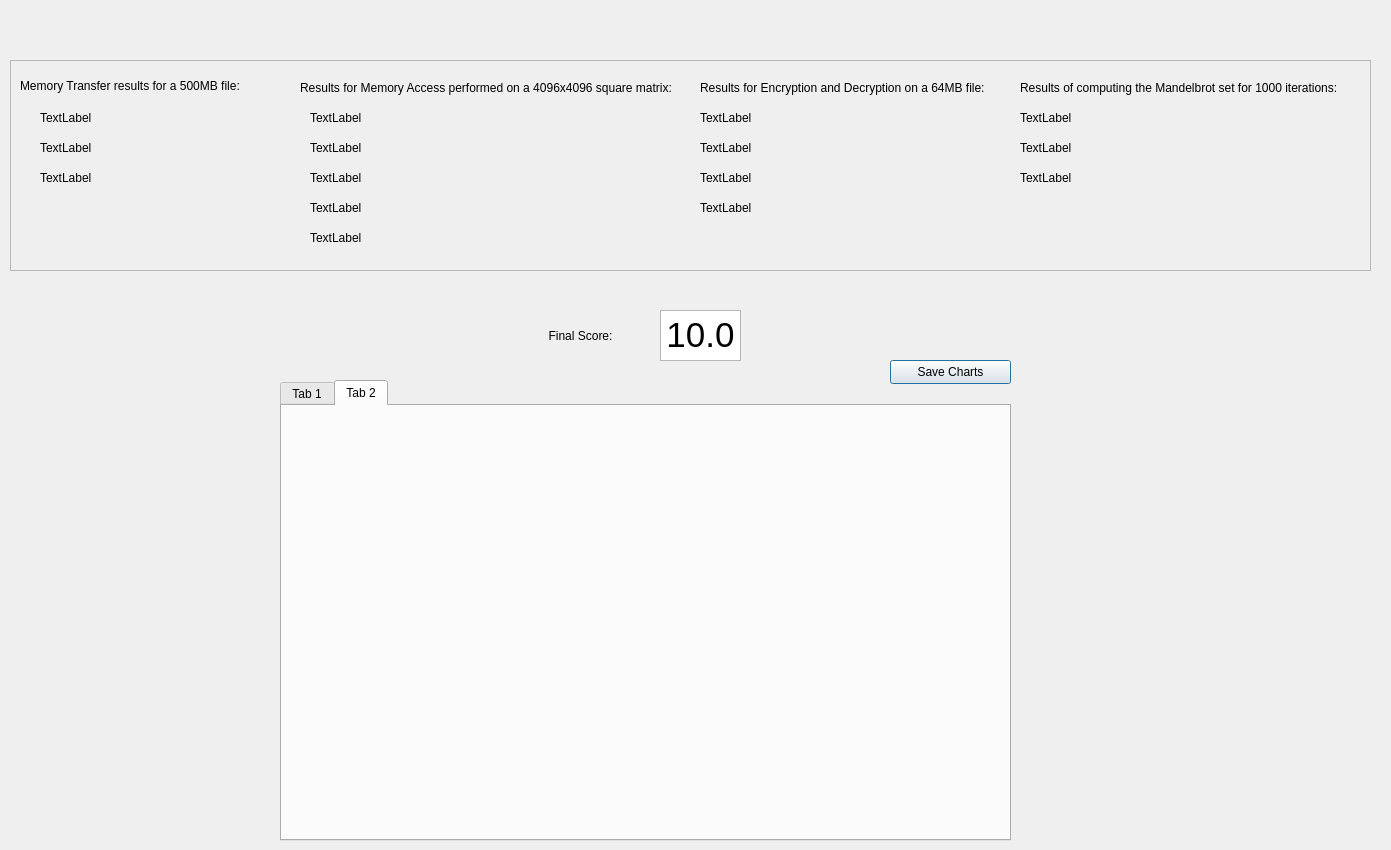
<?xml version="1.0" encoding="UTF-8"?>
<ui version="4.0">
 <class>RESDPcgrader</class>
 <widget class="QDialog" name="RESDPcgrader">
  <property name="geometry">
   <rect>
    <x>0</x>
    <y>0</y>
    <width>1391</width>
    <height>850</height>
   </rect>
  </property>
  <property name="windowTitle">
   <string>Dialog</string>
  </property>
  <widget class="QLabel" name="labelMemTransferText">
   <property name="geometry">
    <rect>
     <x>20</x>
     <y>70</y>
     <width>261</width>
     <height>31</height>
    </rect>
   </property>
   <property name="text">
    <string>Memory Transfer results for a 500MB file:</string>
   </property>
  </widget>
  <widget class="QLabel" name="labelMemtrsRuns">
   <property name="geometry">
    <rect>
     <x>40</x>
     <y>110</y>
     <width>141</width>
     <height>16</height>
    </rect>
   </property>
   <property name="text">
    <string>TextLabel</string>
   </property>
  </widget>
  <widget class="QLabel" name="labelMemtrsTimeExec">
   <property name="geometry">
    <rect>
     <x>40</x>
     <y>140</y>
     <width>151</width>
     <height>16</height>
    </rect>
   </property>
   <property name="text">
    <string>TextLabel</string>
   </property>
  </widget>
  <widget class="QLabel" name="labelMemtrsMBRate">
   <property name="geometry">
    <rect>
     <x>40</x>
     <y>170</y>
     <width>201</width>
     <height>16</height>
    </rect>
   </property>
   <property name="text">
    <string>TextLabel</string>
   </property>
  </widget>
  <widget class="QLabel" name="labelMemaccText">
   <property name="geometry">
    <rect>
     <x>300</x>
     <y>80</y>
     <width>381</width>
     <height>16</height>
    </rect>
   </property>
   <property name="text">
    <string>Results for Memory Access performed on a 4096x4096 square matrix:</string>
   </property>
  </widget>
  <widget class="QLabel" name="labelMemaccRuns">
   <property name="geometry">
    <rect>
     <x>310</x>
     <y>110</y>
     <width>211</width>
     <height>16</height>
    </rect>
   </property>
   <property name="text">
    <string>TextLabel</string>
   </property>
  </widget>
  <widget class="QLabel" name="labelMemaccTimeBest">
   <property name="geometry">
    <rect>
     <x>310</x>
     <y>140</y>
     <width>221</width>
     <height>16</height>
    </rect>
   </property>
   <property name="text">
    <string>TextLabel</string>
   </property>
  </widget>
  <widget class="QLabel" name="labelMemaccOpsBest">
   <property name="geometry">
    <rect>
     <x>310</x>
     <y>170</y>
     <width>241</width>
     <height>16</height>
    </rect>
   </property>
   <property name="text">
    <string>TextLabel</string>
   </property>
  </widget>
  <widget class="QLabel" name="labelMemaccTimeWorst">
   <property name="geometry">
    <rect>
     <x>310</x>
     <y>200</y>
     <width>231</width>
     <height>16</height>
    </rect>
   </property>
   <property name="text">
    <string>TextLabel</string>
   </property>
  </widget>
  <widget class="QLabel" name="labelMemaccOpsWorst">
   <property name="geometry">
    <rect>
     <x>310</x>
     <y>230</y>
     <width>201</width>
     <height>16</height>
    </rect>
   </property>
   <property name="text">
    <string>TextLabel</string>
   </property>
  </widget>
  <widget class="QLabel" name="labelIntText">
   <property name="geometry">
    <rect>
     <x>700</x>
     <y>80</y>
     <width>321</width>
     <height>16</height>
    </rect>
   </property>
   <property name="text">
    <string>Results for Encryption and Decryption on a 64MB file:</string>
   </property>
  </widget>
  <widget class="QLabel" name="labelIntRuns">
   <property name="geometry">
    <rect>
     <x>700</x>
     <y>110</y>
     <width>231</width>
     <height>16</height>
    </rect>
   </property>
   <property name="text">
    <string>TextLabel</string>
   </property>
  </widget>
  <widget class="QLabel" name="labelIntTimeExec">
   <property name="geometry">
    <rect>
     <x>700</x>
     <y>140</y>
     <width>241</width>
     <height>16</height>
    </rect>
   </property>
   <property name="text">
    <string>TextLabel</string>
   </property>
  </widget>
  <widget class="QLabel" name="labelIntOpsExec">
   <property name="geometry">
    <rect>
     <x>700</x>
     <y>170</y>
     <width>221</width>
     <height>16</height>
    </rect>
   </property>
   <property name="text">
    <string>TextLabel</string>
   </property>
  </widget>
  <widget class="QLabel" name="labelIntTimeWrite">
   <property name="geometry">
    <rect>
     <x>700</x>
     <y>200</y>
     <width>221</width>
     <height>16</height>
    </rect>
   </property>
   <property name="text">
    <string>TextLabel</string>
   </property>
  </widget>
  <widget class="QLabel" name="labelFlopText">
   <property name="geometry">
    <rect>
     <x>1020</x>
     <y>80</y>
     <width>321</width>
     <height>16</height>
    </rect>
   </property>
   <property name="text">
    <string>Results of computing the Mandelbrot set for 1000 iterations:</string>
   </property>
  </widget>
  <widget class="QLabel" name="labelFlopRuns">
   <property name="geometry">
    <rect>
     <x>1020</x>
     <y>110</y>
     <width>241</width>
     <height>16</height>
    </rect>
   </property>
   <property name="text">
    <string>TextLabel</string>
   </property>
  </widget>
  <widget class="QLabel" name="labelFlopTimeExec">
   <property name="geometry">
    <rect>
     <x>1020</x>
     <y>140</y>
     <width>271</width>
     <height>16</height>
    </rect>
   </property>
   <property name="text">
    <string>TextLabel</string>
   </property>
  </widget>
  <widget class="QLabel" name="labelFlopOpsExec">
   <property name="geometry">
    <rect>
     <x>1020</x>
     <y>170</y>
     <width>261</width>
     <height>16</height>
    </rect>
   </property>
   <property name="text">
    <string>TextLabel</string>
   </property>
  </widget>
  <widget class="QTabWidget" name="tabWidget">
   <property name="geometry">
    <rect>
     <x>280</x>
     <y>380</y>
     <width>731</width>
     <height>461</height>
    </rect>
   </property>
   <property name="currentIndex">
    <number>1</number>
   </property>
   <widget class="QWidget" name="tab_3">
    <attribute name="title">
     <string>Tab 1</string>
    </attribute>
   </widget>
   <widget class="QWidget" name="tab_4">
    <attribute name="title">
     <string>Tab 2</string>
    </attribute>
   </widget>
  </widget>
  <widget class="QFrame" name="frame">
   <property name="geometry">
    <rect>
     <x>10</x>
     <y>60</y>
     <width>1361</width>
     <height>211</height>
    </rect>
   </property>
   <property name="frameShape">
    <enum>QFrame::Shape::StyledPanel</enum>
   </property>
   <property name="frameShadow">
    <enum>QFrame::Shadow::Raised</enum>
   </property>
  </widget>
  <widget class="QPushButton" name="btnSaveCharts">
   <property name="geometry">
    <rect>
     <x>890</x>
     <y>360</y>
     <width>121</width>
     <height>24</height>
    </rect>
   </property>
   <property name="text">
    <string>Save Charts</string>
   </property>
  </widget>
  <widget class="QTextEdit" name="textEdit">
   <property name="geometry">
    <rect>
     <x>660</x>
     <y>310</y>
     <width>81</width>
     <height>51</height>
    </rect>
   </property>
   <property name="verticalScrollBarPolicy">
    <enum>Qt::ScrollBarPolicy::ScrollBarAlwaysOff</enum>
   </property>
   <property name="readOnly">
    <bool>true</bool>
   </property>
   <property name="html">
    <string>&lt;!DOCTYPE HTML PUBLIC &quot;-//W3C//DTD HTML 4.0//EN&quot; &quot;http://www.w3.org/TR/REC-html40/strict.dtd&quot;&gt;
&lt;html&gt;&lt;head&gt;&lt;meta name=&quot;qrichtext&quot; content=&quot;1&quot; /&gt;&lt;meta charset=&quot;utf-8&quot; /&gt;&lt;style type=&quot;text/css&quot;&gt;
p, li { white-space: pre-wrap; }
hr { height: 1px; border-width: 0; }
li.unchecked::marker { content: &quot;\2610&quot;; }
li.checked::marker { content: &quot;\2612&quot;; }
&lt;/style&gt;&lt;/head&gt;&lt;body style=&quot; font-family:'Segoe UI'; font-size:9pt; font-weight:400; font-style:normal;&quot;&gt;
&lt;p align=&quot;center&quot; style=&quot; margin-top:0px; margin-bottom:0px; margin-left:0px; margin-right:0px; -qt-block-indent:0; text-indent:0px;&quot;&gt;&lt;span style=&quot; font-size:26pt;&quot;&gt;10.0&lt;/span&gt;&lt;/p&gt;
&lt;p align=&quot;center&quot; style=&quot;-qt-paragraph-type:empty; margin-top:0px; margin-bottom:0px; margin-left:0px; margin-right:0px; -qt-block-indent:0; text-indent:0px; font-size:26pt;&quot;&gt;&lt;br /&gt;&lt;/p&gt;&lt;/body&gt;&lt;/html&gt;</string>
   </property>
  </widget>
  <widget class="QLabel" name="label">
   <property name="geometry">
    <rect>
     <x>510</x>
     <y>310</y>
     <width>141</width>
     <height>51</height>
    </rect>
   </property>
   <property name="text">
    <string>Final Score:</string>
   </property>
   <property name="alignment">
    <set>Qt::AlignmentFlag::AlignCenter</set>
   </property>
  </widget>
  <zorder>frame</zorder>
  <zorder>tabWidget</zorder>
  <zorder>labelMemaccTimeBest</zorder>
  <zorder>labelMemaccTimeWorst</zorder>
  <zorder>labelIntOpsExec</zorder>
  <zorder>labelMemtrsMBRate</zorder>
  <zorder>labelIntText</zorder>
  <zorder>labelMemtrsRuns</zorder>
  <zorder>labelIntTimeExec</zorder>
  <zorder>labelMemaccText</zorder>
  <zorder>labelMemaccOpsWorst</zorder>
  <zorder>labelFlopRuns</zorder>
  <zorder>labelIntTimeWrite</zorder>
  <zorder>labelMemtrsTimeExec</zorder>
  <zorder>labelMemaccRuns</zorder>
  <zorder>labelMemaccOpsBest</zorder>
  <zorder>labelMemTransferText</zorder>
  <zorder>labelFlopText</zorder>
  <zorder>labelFlopOpsExec</zorder>
  <zorder>labelIntRuns</zorder>
  <zorder>labelFlopTimeExec</zorder>
  <zorder>btnSaveCharts</zorder>
  <zorder>textEdit</zorder>
  <zorder>label</zorder>
 </widget>
 <resources/>
 <connections/>
</ui>
